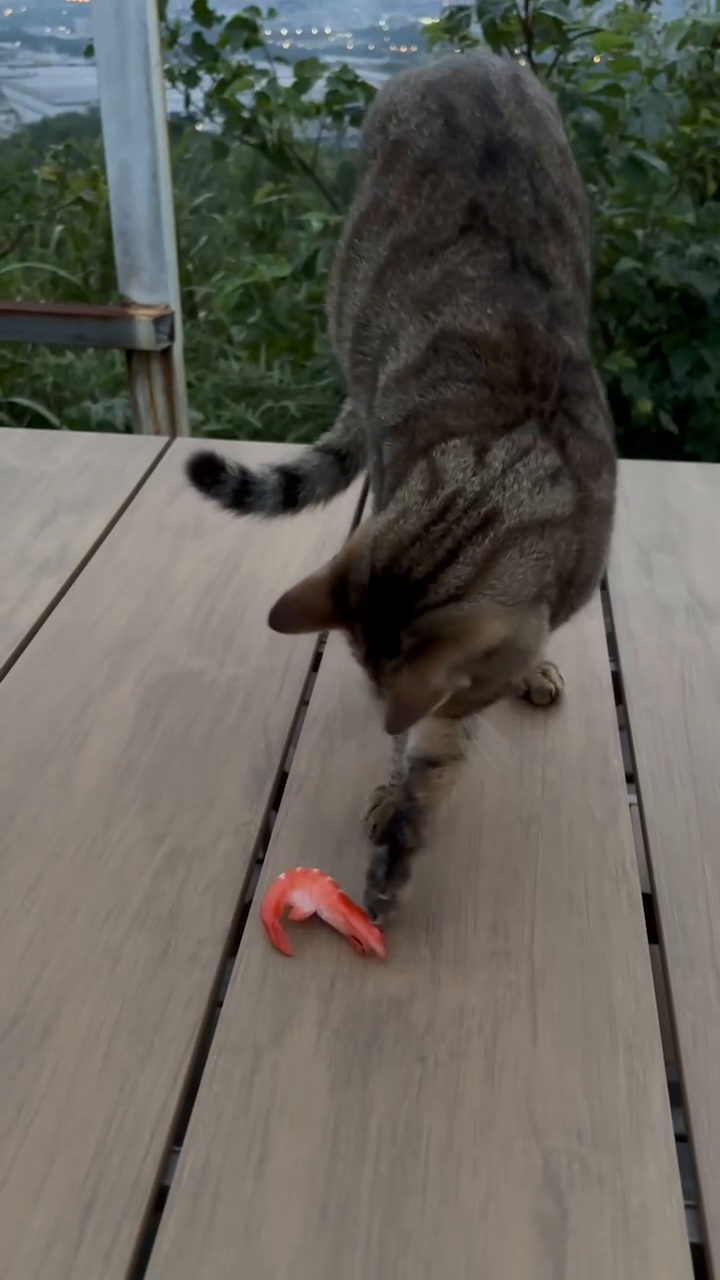
#> input picture frame 11 of vid/cat/cat.mp4, 720 x 1280 px
$ python LK_vid.py
#> lines starting #> are read from the running program, lines starting #| are printed output that depends on the picture
import numpy as np
import cv2 as cv

video_path = "./vid/cat/cat.mp4"
cap = cv.VideoCapture(video_path)

# params for ShiTomasi corner detection
feature_params = dict( maxCorners = 100,
                       qualityLevel = 0.3,
                       minDistance = 7,
                       blockSize = 7 )

# Parameters for lucas kanade optical flow
lk_params = dict( winSize  = (15, 15),
                  maxLevel = 2,
                  criteria = (cv.TERM_CRITERIA_EPS | cv.TERM_CRITERIA_COUNT, 10, 0.03))

# Create some random colors
color = np.random.randint(0, 255, (100, 3))

# Take first frame and find corners in it
ret, old_frame = cap.read()
#> old_frame is the input picture: shape (1280, 720, 3); mean B, G, R 88, 95.7, 98.2
old_gray = cv.cvtColor(old_frame, cv.COLOR_BGR2GRAY)
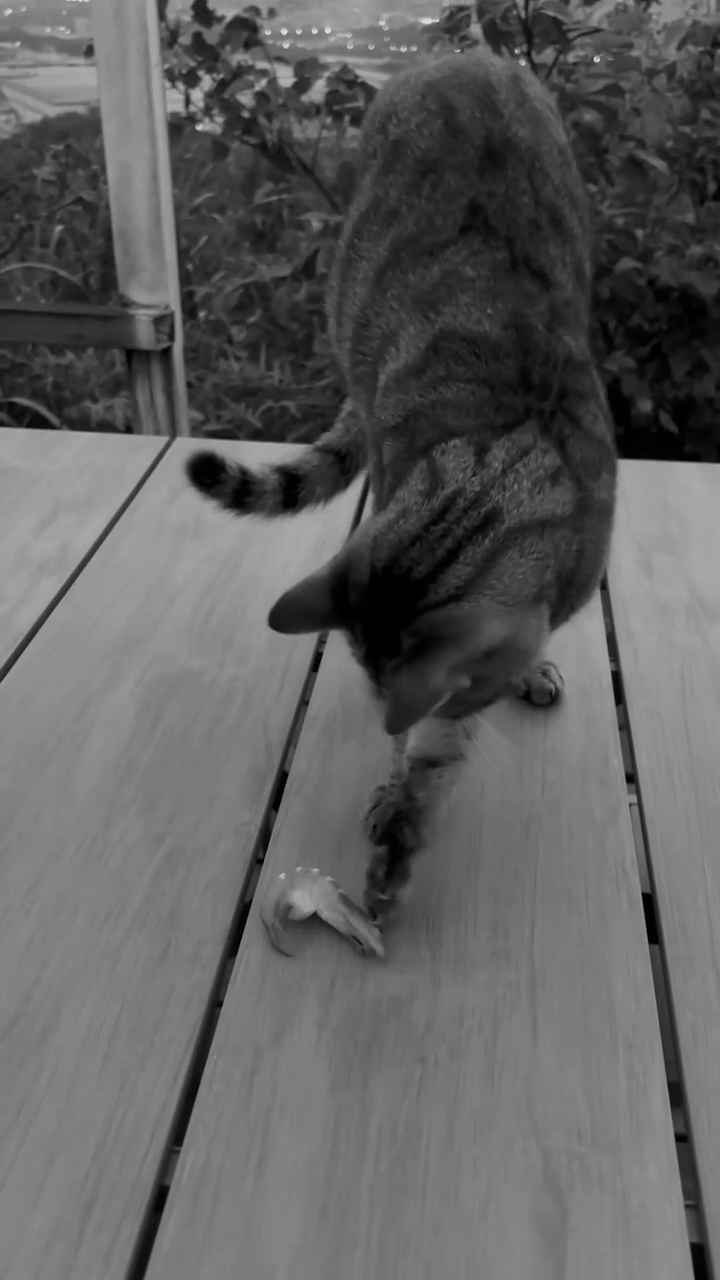
#> old_gray: shape (1280, 720); min 0, max 233, mean 95.6
p0 = cv.goodFeaturesToTrack(old_gray, mask = None, **feature_params)
#> p0 = [[596, 59], [516, 51], [284, 32], [197, 127], [314, 31], [298, 31], [327, 31], [522, 62], [403, 49], [315, 913], [285, 45], [268, 32]]

# Create a mask image for drawing purposes
mask = np.zeros_like(old_frame)

while(1):
    ret, frame = cap.read()
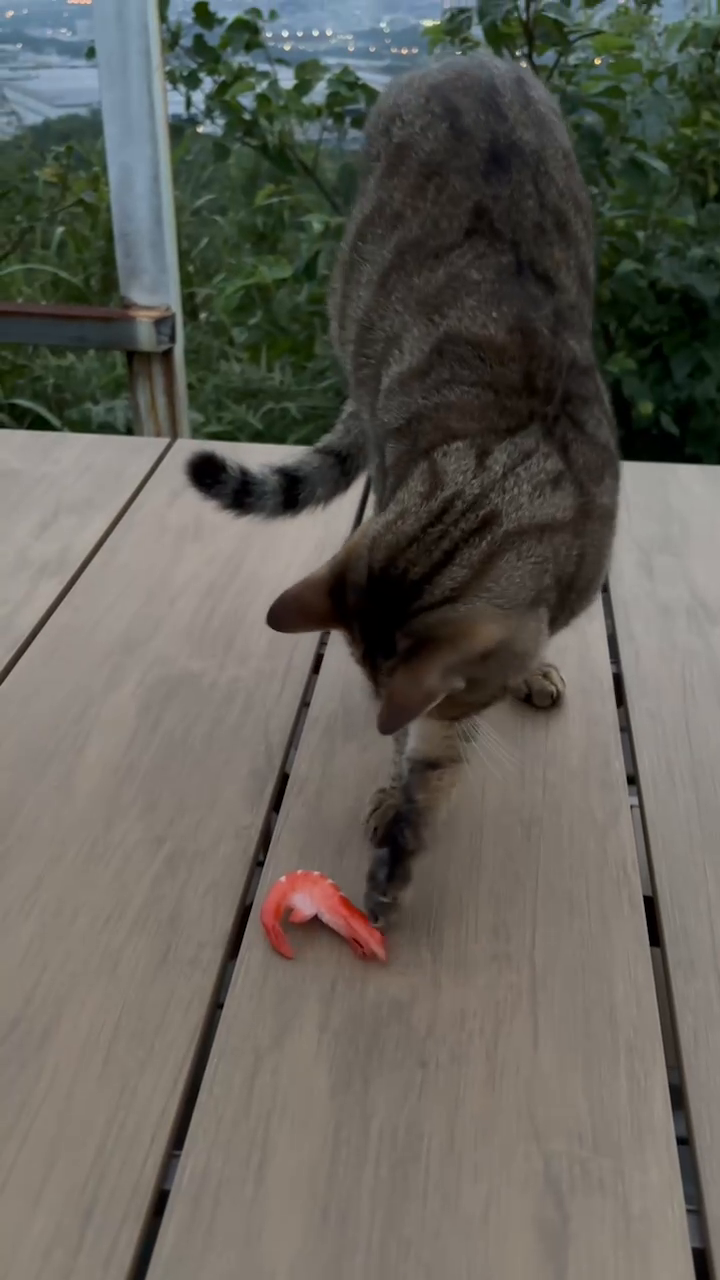
#> input picture frame 12 of vid/cat/cat.mp4, 720 x 1280 px
#> frame is the input picture: shape (1280, 720, 3); mean B, G, R 88, 95.6, 98
    if not ret:
        print('No frames grabbed!')
        break

    frame_gray = cv.cvtColor(frame, cv.COLOR_BGR2GRAY)

    # calculate optical flow
    p1, st, err = cv.calcOpticalFlowPyrLK(old_gray, frame_gray, p0, None, **lk_params)
#> p1 = [[596.8, 61.03], [517, 53], [285, 34.09], [198, 129], [314.9, 32.97], [299.1, 33.06], [328.2, 33.15], [523, 63.79], [404, 51], [315.7, 915.7], [286.1, 47.09], [269.1, 34.01]]; st = [1, 1, 1, 1, 1, 1, 1, 1, 1, 1, 1, 1]; err = [2.32, 0.202, 2.14, 1.24, 3, 1.12, 1.39, 2.53, 0.212, 1.17, 1.78, 1.15]

    # Select good points
    if p1 is not None:
        good_new = p1[st==1]
#> good_new has the same summary as p1
        good_old = p0[st==1]
#> good_old has the same summary as p0

    # draw the tracks
    for i, (new, old) in enumerate(zip(good_new, good_old)):
        a, b = new.ravel()
        c, d = old.ravel()
        mask = cv.line(mask, (int(a), int(b)), (int(c), int(d)), color[i].tolist(), 2)
        frame = cv.circle(frame, (int(a), int(b)), 5, color[i].tolist(), -1)
#> this loop made 12 passes
#> (a, b, c, d) on passes 1 to 12: (596.8, 61.03, 596, 59), (517, 53, 516, 51), (285, 34.09, 284, 32), (198, 129, 197, 127), (314.9, 32.97, 314, 31), (299.1, 33.06, 298, 31), (328.2, 33.15, 327, 31), (523, 63.79, 522, 62), (404, 51, 403, 49), (315.7, 915.7, 315, 913), (286.1, 47.09, 285, 45), (269.1, 34.01, 268, 32)
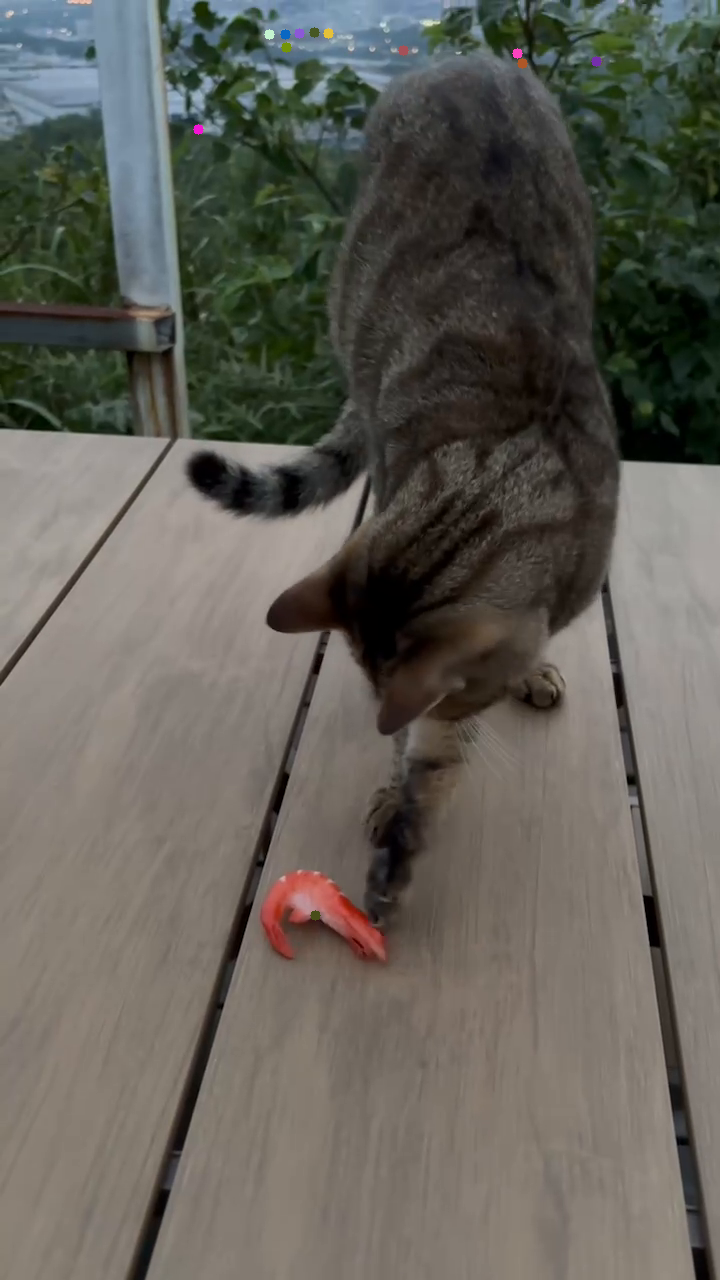
#> frame: shape (1280, 720, 3); mean B, G, R 87.9, 95.6, 98
#> mask: shape (1280, 720, 3); mean of channels 0, 1, 2 0, 0, 0
    img = cv.add(frame, mask)

    cv.imshow('frame', img)
    k = cv.waitKey(30) & 0xff
#> (key Esc is pressed here)
    if k == 27:
        break

    # Now update the previous frame and previous points
    old_gray = frame_gray.copy()
    p0 = good_new.reshape(-1, 1, 2)

cv.destroyAllWindows()
